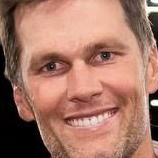
#> input picture TA_project/dataset/Koleksi/cristiano_ronaldo/cristiano ronaldo10.png, 158 x 158 px
$ python -i coba.py   (imports and definitions only)
#> lines starting #> are read from the running program, lines starting #| are printed output that depends on the picture
import numpy as np
import matplotlib
from matplotlib import pyplot as plt
import cv2


# [1 line not run here, left out]


# [1 line that did not run here, left out]

face_cascade = cv2.CascadeClassifier('haarcascade_frontalface_default.xml')
eye_cascade = cv2.CascadeClassifier('haarcascade_eye.xml')

# [1 line that did not run here, left out]
# [8 lines not run here, left out]


# [1 line that did not run here, left out]

import numpy as np
import pywt
import cv2

def w2d(img, mode='haar', level=1):
    imArray = img
    #Datatype conversions
    #convert to grayscale
    imArray = cv2.cvtColor( imArray,cv2.COLOR_RGB2GRAY )
    #convert to float
    imArray =  np.float32(imArray)
    imArray /= 255;
    # compute coefficients
    coeffs=pywt.wavedec2(imArray, mode, level=level)

    #Process Coefficients
    coeffs_H=list(coeffs)
    coeffs_H[0] *= 0;

    # reconstruction
    imArray_H=pywt.waverec2(coeffs_H, mode);
    imArray_H *= 255;
    imArray_H =  np.uint8(imArray_H)

    return imArray_H


def get_cropped_image_if_2_eyes(image_path):
    img = cv2.imread(image_path)
#> img is the input picture: shape (158, 158, 3); mean B, G, R 103.6, 119.3, 165.9
    gray = cv2.cvtColor(img, cv2.COLOR_BGR2GRAY)
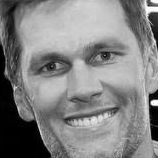
#> gray: shape (158, 158); min 0, max 254, mean 131.4
    faces = face_cascade.detectMultiScale(gray, 1.3, 5)
#> faces = ()
    for (x,y,w,h) in faces:
        roi_gray = gray[y:y+h, x:x+w]
        roi_color = img[y:y+h, x:x+w]
        eyes = eye_cascade.detectMultiScale(roi_gray)
        if len(eyes) >= 2:
            return roi_color
#> this loop made 0 passes


path_to_data = "./dataset/"
path_to_cr_data = "./dataset/cropped/"

import os
img_dirs = []
# [3 lines not run here, left out]

import shutil
# [3 lines not run here, left out]


cropped_image_dirs = []
celebrity_file_names_dict = {}

# [22 lines not run here, left out]

>>> result = get_cropped_image_if_2_eyes('dataset/Koleksi/cristiano_ronaldo/cristiano ronaldo10.png')

$ run again, on TA_project/dataset/Koleksi/cropped/cristiano_ronaldo/cristiano_ronaldo10.png
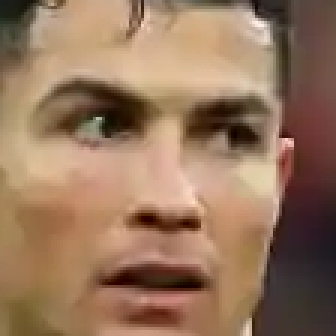
#> input picture TA_project/dataset/Koleksi/cropped/cristiano_ronaldo/cristiano_ronaldo10.png, 112 x 112 px (shown 3 times larger)
#> in get_cropped_image_if_2_eyes, img is the input picture: shape (112, 112, 3); mean B, G, R 92.5, 117.5, 150.1
#> in get_cropped_image_if_2_eyes, `gray = cv2.cvtColor(img, cv2.COLOR_BGR2GRAY)`:
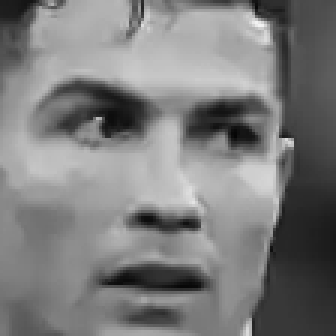
#> gray: shape (112, 112) (shown 3 times larger); min 5, max 243, mean 124.4
#> faces = ()

$ run again, on TA_project/dataset/Koleksi/cropped/cristiano_ronaldo/cristiano_ronaldo11.png
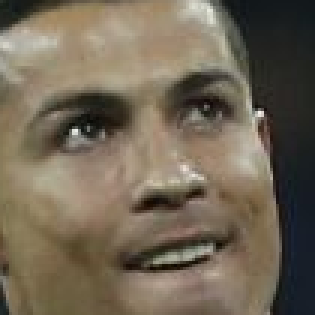
#> input picture TA_project/dataset/Koleksi/cropped/cristiano_ronaldo/cristiano_ronaldo11.png, 105 x 105 px (shown 3 times larger)
#> in get_cropped_image_if_2_eyes, img is the input picture: shape (105, 105, 3); mean B, G, R 85.6, 102.9, 114.1
#> in get_cropped_image_if_2_eyes, `gray = cv2.cvtColor(img, cv2.COLOR_BGR2GRAY)`:
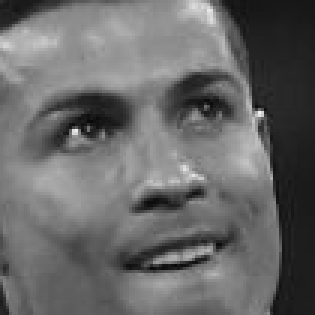
#> gray: shape (105, 105) (shown 3 times larger); min 8, max 239, mean 104.3
#> faces = ()

$ run again, on TA_project/dataset/Koleksi/cropped/leo_messi/leo_messi1.png
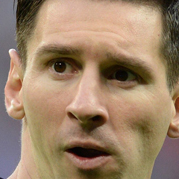
#> input picture TA_project/dataset/Koleksi/cropped/leo_messi/leo_messi1.png, 179 x 179 px
#> in get_cropped_image_if_2_eyes, img is the input picture: shape (179, 179, 3); mean B, G, R 105.5, 131, 156.7
#> in get_cropped_image_if_2_eyes, `gray = cv2.cvtColor(img, cv2.COLOR_BGR2GRAY)`:
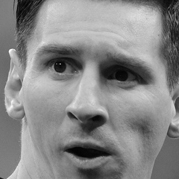
#> gray: shape (179, 179); min 2, max 255, mean 135.8
#> faces = ()
